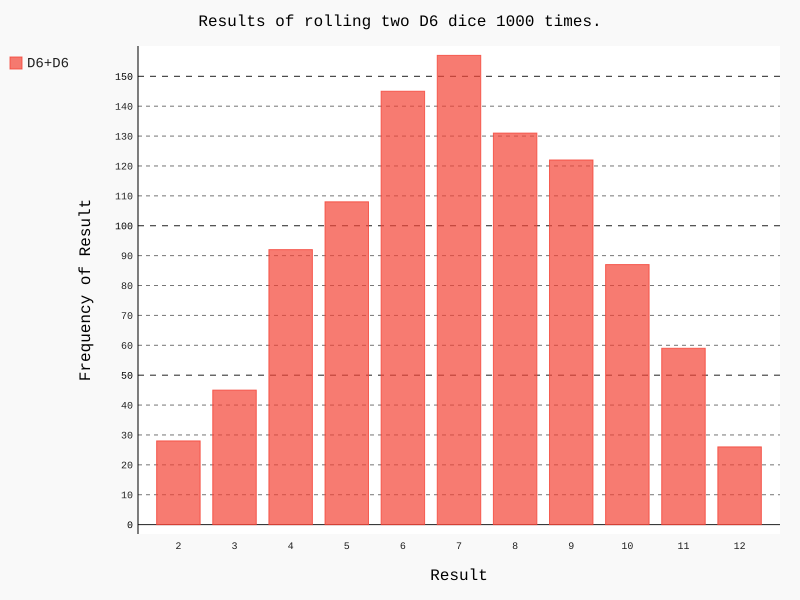

Write Python code to recreate this figure.
import pygal
from die import Die

# 创建两个D6
die_1 = Die()
die_2 = Die()
# 掷几次骰子， 并将结果存储在一个列表中
results = []
for roll_num in range(1000):
    result = die_1.roll() + die_2.roll()
    results.append(result)
# 分析结果
frequencies = []
for value in range(2, die_1.num_sides+die_2.num_sides + 1):
    fre = results.count(value)
    frequencies.append(fre)
# print(len(results))
# print(frequencies)
# 对结果进行可视化
hist = pygal.Bar()
hist.title = "Results of rolling two D6 dice 1000 times."
hist.x_labels = ['2', '3', '4', '5', '6', '7', '8', '9', '10', '11', '12']
hist.x_title = "Result"
hist.y_title = "Frequency of Result"
hist.add('D6+D6', frequencies)
hist.render_to_file('dice_visual.svg')
